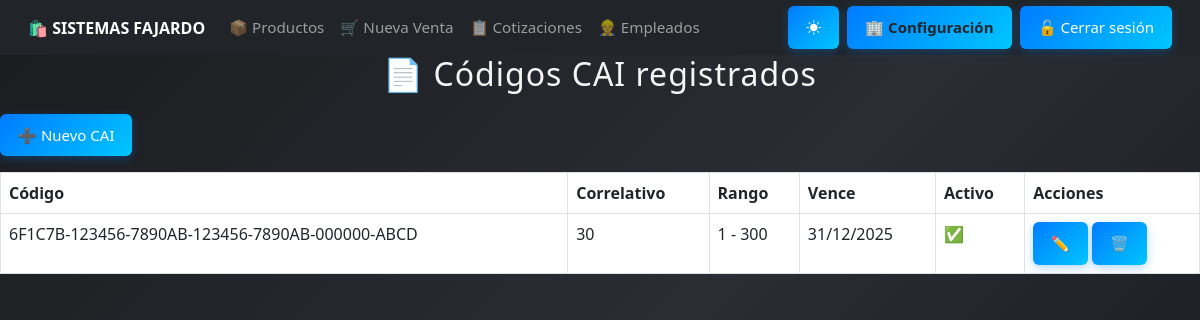
/cai/ (signed in), run on an earlier commit of the app's database.
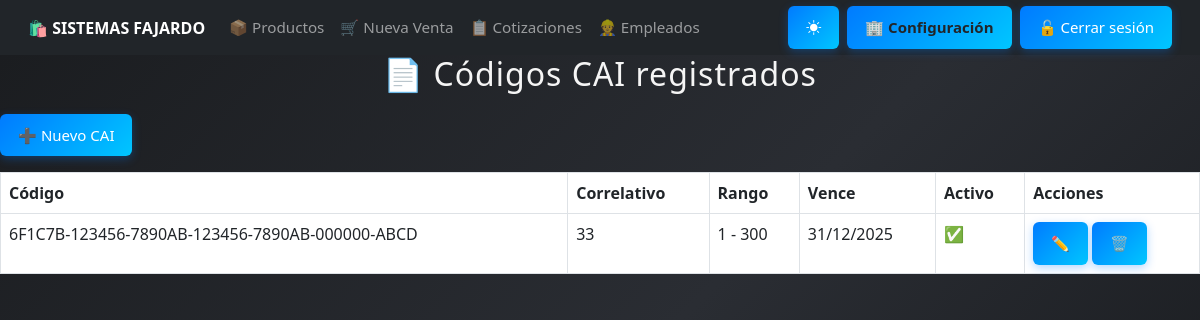
And on a later commit of the database.
### core/models.py (models this page shows, shortened)
class Cai(models.Model):
    codigo = models.CharField("Código CAI", max_length=50, unique=True)
    prefijo = models.CharField("Prefijo SAR", max_length=20, blank=True, null=True)
    rango_inicial = models.PositiveIntegerField("Correlativo inicial")
    rango_final = models.PositiveIntegerField("Correlativo final")
    correlativo_actual = models.PositiveIntegerField("Siguiente correlativo")
    fecha_limite = models.DateField("Fecha límite de emisión")
    activo = models.BooleanField("Activo", default=True)

### core/views.py (the view)
# urls.py: path('cai/', views.listar_cai, name='listar_cai'),
@login_required
@permission_required('core.view_cai')
def listar_cai(request):
    cais = Cai.objects.all().order_by('-activo', 'fecha_limite')
    return render(request, 'cai/listar_cai.html', {'cais': cais})

### core/context_processors.py (called while the page is built)
def empresa_context(request):
    try:
        empresa = EmpresaConfig.objects.get(pk=1)
    except EmpresaConfig.DoesNotExist:
        empresa = None
    return {
        'empresa': empresa
    }

### core/templates/cai/listar_cai.html (shortened to what this page needs)
{% extends 'base.html' %}
{% block content %}
  <h2>📄 Códigos CAI registrados</h2>
  <a href="{% url 'crear_cai' %}" class="btn btn-success mb-3">➕ Nuevo CAI</a>
  <table class="table table-bordered">
    <thead>
      <tr>
        <th>Código</th>
        <th>Correlativo</th>
        <th>Rango</th>
        <th>Vence</th>
        <th>Activo</th>
        <th>Acciones</th>
      </tr>
    </thead>
    <tbody>
      {% for cai in cais %}
        <tr>
          <td>{{ cai.codigo }}</td>
          <td>{{ cai.correlativo_actual }}</td>
          <td>{{ cai.rango_inicial }} - {{ cai.rango_final }}</td>
          <td>{{ cai.fecha_limite|date:"d/m/Y" }}</td>
          <td>{{ cai.activo|yesno:"✅,❌" }}</td>
          <td>
            <a href="{% url 'editar_cai' cai.id %}" class="btn btn-sm btn-warning">✏️</a>
            <a href="{% url 'eliminar_cai' cai.id %}"
           class="btn btn-sm btn-danger"
           onclick="return confirm('⚠️ ¿Estás seguro que deseas eliminar este CAI? Esta acción no se puede deshacer.')">
           🗑️
            </a>
          </td>
        </tr>
      {% empty %}
        <tr><td colspan="6">No hay CAIs registrados.</td></tr>
      {% endfor %}
    </tbody>
  </table>
{% endblock %}

What changed in the data, as far as the page shows it:
changed Cai "6F1C7B-123456-7890AB-123456-7890AB-000000-ABCD": correlativo_actual "30" → "33"
